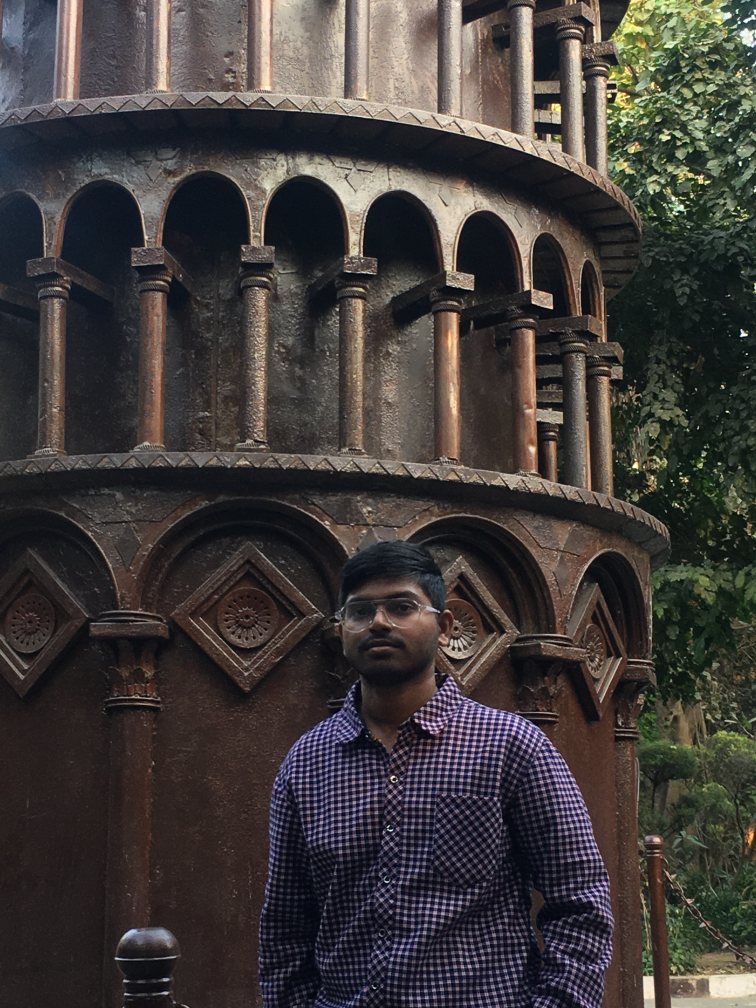
#> input picture Vip.jpg, 3024 x 4032 px (shown at 1/4 size)
$ python 3_Basic_Img_Manipulation.py
#> lines starting #> are read from the running program, lines starting #| are printed output that depends on the picture
# Why it's essential:
# Images often need to be standardized in size (e.g., for network input)
# or focused on a specific region of interest (ROI).

import cv2
# Load an image
img = cv2.imread("Vip.jpg")
#> img is the input picture: shape (4032, 3024, 3); mean B, G, R 58.5, 60.3, 65

if img is None:
    print("Error : image is not loaded ")
else:
    # Get original dimentions
    height,width,_ = img.shape
#> height = 4032; width = 3024
    print(f"Orignal Dimensions: {width}x{height}")
#| Orignal Dimensions: 3024x4032

    # --- Resizing ---
    # cv2.resize(src,dsize,fx,fy,interpolation)
    # dsize: desired size (width,height) - can be None if fx/fy are used
    # fx,fy: scaling factors along x and y axes
    # interpolation: method used
    #(e.g. cv2.INTER_AREA for shrinking, cv2.INTER_CUBIC or cv2.INTER_LINEAR for zooming)

    resized_fixed = cv2.resize(img,(300,200))
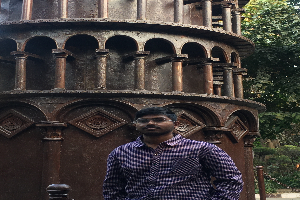
#> resized_fixed: shape (200, 300, 3); mean B, G, R 58.5, 60.4, 65
    print(f"Resized (fixed size)Dimensions: {resized_fixed.shape[1]}x{resized_fixed.shape[0]}")
#| Resized (fixed size)Dimensions: 300x200

    # Resize by a scaling factor (e.g., 50%)
    scale_percent = 50
    new_width = int(width * scale_percent/100)
#> new_width = 1512
    new_height = int(height * scale_percent/100)
#> new_height = 2016

    resized_scaled = cv2.resize(img, (new_width, new_height))
    print(f"Resized (scales) Dimensions: {resized_scaled.shape[1]}x{resized_scaled.shape[0]}")
#| Resized (scales) Dimensions: 1512x2016

    # --- Cropping ---
    # Cropping is done using NumPy slicing: image[startY:endY,startX:endX]
    # Let's crop the top-left quarter of the image
    start_row, start_col = int(height * 0.25), int(width * 0.25)
#> start_row = 1008; start_col = 756
    end_row, end_col = int(height * 0.75), int(width * 0.75)
#> end_row = 3024; end_col = 2268
    cropped_img = img[start_row:end_row, start_col:end_col]
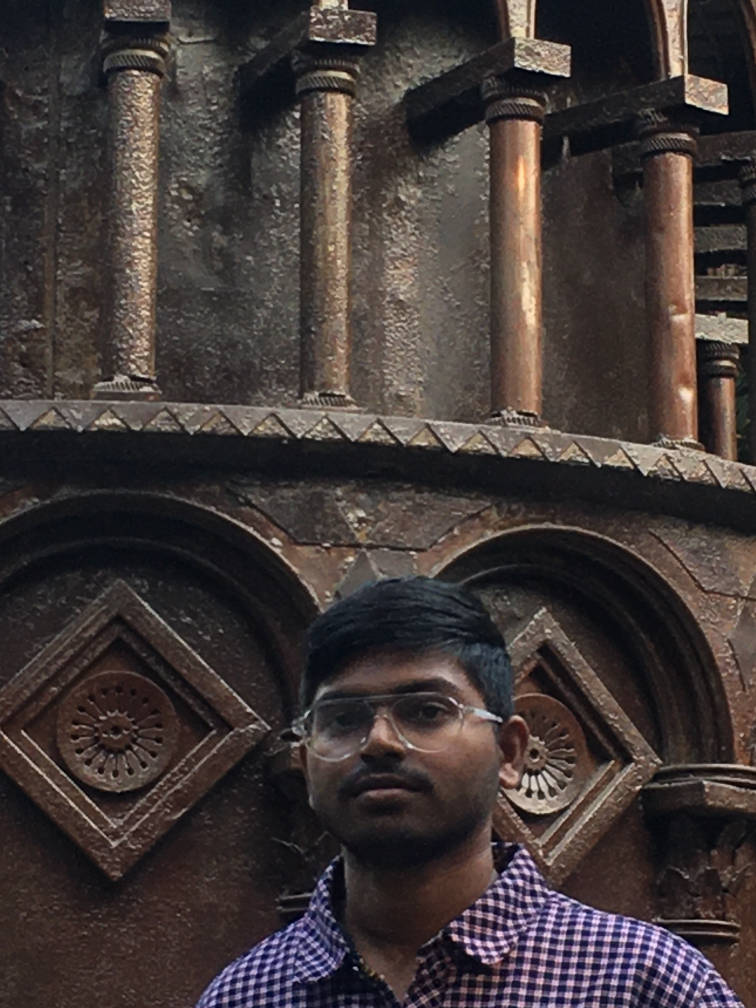
#> cropped_img: shape (2016, 1512, 3) (shown at 1/2 size); mean B, G, R 55.4, 56.7, 65.2
    print(f"Cropped Dimensions: {cropped_img.shape[1]}x{cropped_img.shape[0]}")
#| Cropped Dimensions: 1512x2016


    # Display results
    cv2.imshow('Original',img)
    cv2.imshow('Resized (Fixed 300x200)',resized_fixed)
    cv2.imshow('Resized (Scaled 50%)', resized_scaled)
    cv2.imshow('Cropped (Center 50%)',cropped_img)

    print('press any key to close windows...')
    cv2.waitKey(0)
    cv2.destroyAllWindows()
